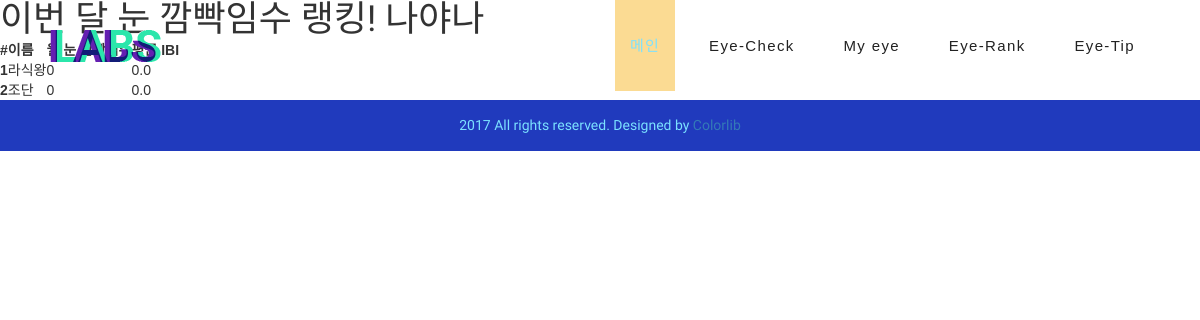
/accounts/rank/, run on the app's committed database.
### accounts/models.py (models this page shows, shortened)
class Profile(TimeStamp):
    user = models.ForeignKey(settings.AUTH_USER_MODEL)
    name = models.CharField(max_length=128, blank=False, null=False)
    email = models.EmailField(null=False, blank=False)
    phone = models.CharField(max_length=128)
    ocr_am = models.FloatField(default=0.0)
    ocr_am_count = models.IntegerField(default=0)
    ocr_am_total = models.FloatField(default=0)
    ocr_pm = models.FloatField(default=0.0)
    ocr_pm_count = models.IntegerField(default=0)
    ocr_pm_total = models.FloatField(default=0)
    ocr_now = models.FloatField(default=0.0)
    ocr_yesterday = models.FloatField(default=0.0)
    ocr_yesterday_count = models.IntegerField(default=0)
    ocr_yesterday_total = models.FloatField(default=0)
    ocr_month = models.FloatField(default=0.0)
    ocr_month_count = models.IntegerField(default=0)
    ocr_month_total = models.FloatField(default=0.0)

### accounts/views.py (the view)
# urls.py: url(r'rank/$', views.rank_user, name='rank_user'),
def rank_user(request):
    profile_list = Profile.objects.order_by('-ocr_month_count').all()[:10]
    return render(request, 'accounts/rank_user.html', {
        "profile_list": profile_list
    })

### accounts/templates/accounts/rank_user.html
{% extends 'accounts/layout.html' %}
{% block contents %}
<h1>이번 달 눈 깜빡임수 랭킹! 나야나</h1>
<ul>
    <table>
        <thead>
        <tr>
            <th>#</th>
            <th>이름</th>
            <th>월 눈 깜빡임수</th>
            <th>평균 IBI</th>
        </tr>
        </thead>
        <tbody>
        {% for profile in profile_list %}
            <tr>
                <th scope="row">{{forloop.counter}}</th>
                <td>{{ profile.name }}</td>
                <td>{% widthratio profile.ocr_month_count 1 10 %}</td>
                <td>{{ profile.ocr_month }}</td>
            </tr>
        {% endfor %}
        </tbody>
    </table>
</ul>
{% endblock %}

### ohmyeye/static/css/style.css (style rules this page uses)
html, body { height: 100%; font-family: 'Noto Sans KR', sans-serif; }
h1, h2, h3, h4, h5, h6 { font-family: "Oswald", sans-serif; padding: 0; margin: 0; }
li, ul { margin: 0; padding: 0; }

### data on the page
Profile: name "라식왕", ocr_month_count "0", ocr_month "0.0"
Profile: name "조단", ocr_month_count "0", ocr_month "0.0"
